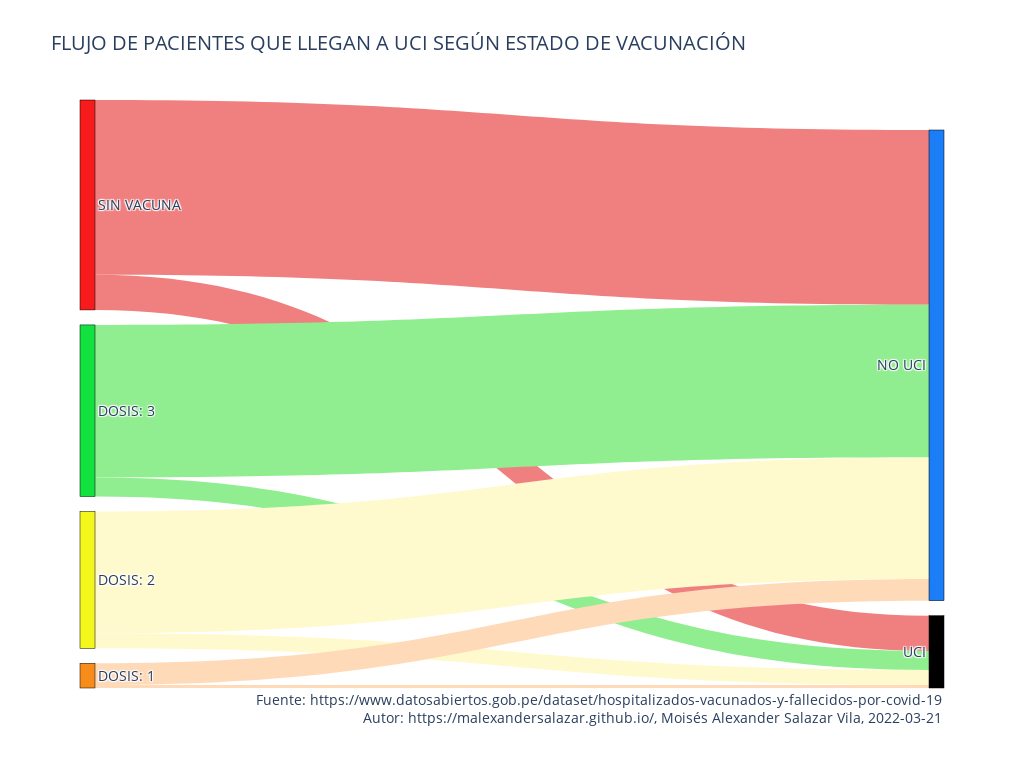

The notebook cell saved with this chart:
### Code cell
fig = go.Figure(data=[go.Sankey(
    node = dict(
      pad = 15,
      thickness = 15,
      line = dict(color = "black", width = 0.5),
      label =  ['SIN VACUNA','DOSIS: 1','DOSIS: 2','DOSIS: 3','UCI','NO UCI'],
      color = ['#f71b1b','#f78c1b','#f3f71b','#12e23f','#000000','#1b7ef7']
    ),
    link = dict(
      source = [0, 1, 2, 3, 0, 1, 2, 3],
      target = [4, 4, 4, 4, 5, 5, 5, 5],
      value = [8910, 774, 3800, 4824, 44257, 5482, 30842, 38633],
      color = ['lightcoral','peachpuff','lemonchiffon','lightgreen','lightcoral','peachpuff','lemonchiffon','lightgreen']
  ))])

fig.update_layout(title_text="FLUJO DE PACIENTES QUE LLEGAN A UCI SEGÚN ESTADO DE VACUNACIÓN",
                  width=1024,
                  height=768,
                  font_size=14)

fig.add_annotation(go.layout.Annotation(
            showarrow=False,
            text="""Fuente: https://www.datosabiertos.gob.pe/dataset/hospitalizados-vacunados-y-fallecidos-por-covid-19<br>
            Autor: https://malexandersalazar.github.io/, Moisés Alexander Salazar Vila, """ + f'{DateTime.now():%Y-%m-%d}',
            xanchor='right',
            x=1,
            yanchor='top',
            y=0,
            align='right'
        ))

fig.show()

### Figure 1 — Plotly figure (JSON) as saved in the notebook; plotly's stock layout.template omitted (floating-point values rounded to 4 significant figures)
{"data": [{"link": {"color": ["lightcoral", "peachpuff", "lemonchiffon", "lightgreen", "lightcoral", "peachpuff", "lemonchiffon", "lightgreen"], "source": [0, 1, 2, 3, 0, 1, 2, 3], "target": [4, 4, 4, 4, 5, 5, 5, 5], "value": [8910, 774, 3800, 4824, 44257, 5482, 30842, 38633]}, "node": {"color": ["#f71b1b", "#f78c1b", "#f3f71b", "#12e23f", "#000000", "#1b7ef7"], "label": ["SIN VACUNA", "DOSIS: 1", "DOSIS: 2", "DOSIS: 3", "UCI", "NO UCI"], "line": {"color": "black", "width": 0.5}, "pad": 15, "thickness": 15}, "type": "sankey"}], "layout": {"annotations": [{"align": "right", "showarrow": false, "text": "Fuente: https://www.datosabiertos.gob.pe/dataset/hospitalizados-vacunados-y-fallecidos-por-covid-19<br>\n            Autor: https://malexandersalazar.github.io/, Moisés Alexander Salazar Vila, 2022-03-21", "x": 1, "xanchor": "right", "y": 0, "yanchor": "top"}], "font": {"size": 14}, "height": 768, "title": {"text": "FLUJO DE PACIENTES QUE LLEGAN A UCI SEGÚN ESTADO DE VACUNACIÓN"}, "width": 1024}}
